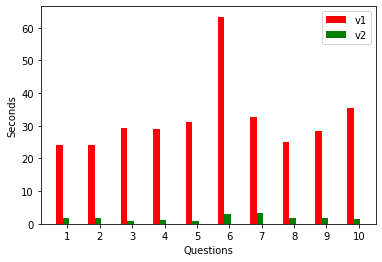

Write the Python code that produced this figure.


import numpy as np
import matplotlib.pyplot as plt
data = [
    [24.2, 24, 29.4, 29, 31.2, 63.4, 32.7, 24.9, 28.4, 35.6],
    [1.72, 1.66, 0.957, 1.19, 0.933, 2.9, 3.42, 1.64, 1.63, 1.54]
    ]

X = np.arange(10)
fig, ax = plt.subplots()
v1_bar = ax.bar(X       , data[0], color = 'r', width = 0.2)
v2_bar = ax.bar(X + 0.2, data[1], color = 'g', width = 0.2)

ax.set_ylabel('Seconds')
ax.set_xlabel('Questions')
ax.set_xticks(X + 0.50 / 2)
ax.set_xticklabels(('1', '2', '3', '4', '5', '6', '7', '8', '9', '10'))

ax.legend((v1_bar[0], v2_bar[0]), ('v1', 'v2'))
plt.show()
